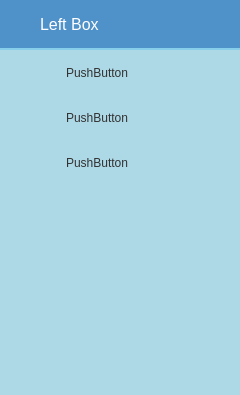
        <widget class="QFrame" name="extraLeftBox">
         <property name="minimumSize">
          <size>
           <width>0</width>
           <height>0</height>
          </size>
         </property>
         <property name="maximumSize">
          <size>
           <width>0</width>
           <height>16777215</height>
          </size>
         </property>
         <property name="frameShape">
          <enum>QFrame::NoFrame</enum>
         </property>
         <property name="frameShadow">
          <enum>QFrame::Raised</enum>
         </property>
         <layout class="QVBoxLayout" name="extraColumLayout">
          <property name="spacing">
           <number>0</number>
          </property>
          <property name="leftMargin">
           <number>0</number>
          </property>
          <property name="topMargin">
           <number>0</number>
          </property>
          <property name="rightMargin">
           <number>0</number>
          </property>
          <property name="bottomMargin">
           <number>0</number>
          </property>
          <item>
           <widget class="QFrame" name="extraTopBg">
            <property name="minimumSize">
             <size>
              <width>0</width>
              <height>50</height>
             </size>
            </property>
            <property name="maximumSize">
             <size>
              <width>16777215</width>
              <height>50</height>
             </size>
            </property>
            <property name="styleSheet">
             <string notr="true">#extraTopBg{	
	background-color: rgb(79, 145, 201);
	border: none;
	border-bottom: 2px solid rgb(135, 206, 235);
}</string>
            </property>
            <property name="frameShape">
             <enum>QFrame::NoFrame</enum>
            </property>
            <property name="frameShadow">
             <enum>QFrame::Raised</enum>
            </property>
            <layout class="QVBoxLayout" name="verticalLayout_4">
             <property name="spacing">
              <number>0</number>
             </property>
             <property name="leftMargin">
              <number>0</number>
             </property>
             <property name="topMargin">
              <number>0</number>
             </property>
             <property name="rightMargin">
              <number>0</number>
             </property>
             <property name="bottomMargin">
              <number>0</number>
             </property>
             <item>
              <layout class="QGridLayout" name="extraTopLayout">
               <property name="leftMargin">
                <number>10</number>
               </property>
               <property name="rightMargin">
                <number>10</number>
               </property>
               <property name="horizontalSpacing">
                <number>10</number>
               </property>
               <property name="verticalSpacing">
                <number>0</number>
               </property>
               <item row="0" column="1">
                <widget class="QLabel" name="extraLabel">
                 <property name="minimumSize">
                  <size>
                   <width>28</width>
                   <height>38</height>
                  </size>
                 </property>
                 <property name="font">
                  <font>
                   <pointsize>12</pointsize>
                  </font>
                 </property>
                 <property name="styleSheet">
                  <string notr="true">#extraLabel {
	color: rgb(255, 255, 255);
}</string>
                 </property>
                 <property name="text">
                  <string>Left Box</string>
                 </property>
                </widget>
               </item>
               <item row="0" column="3">
                <widget class="QPushButton" name="extraCloseColumnBtn">
                 <property name="minimumSize">
                  <size>
                   <width>28</width>
                   <height>28</height>
                  </size>
                 </property>
                 <property name="maximumSize">
                  <size>
                   <width>28</width>
                   <height>28</height>
                  </size>
                 </property>
                 <property name="styleSheet">
                  <string notr="true">#extraCloseColumnBtn { 
	background-color: rgba(255, 255, 255, 0); 
	border: none;  
	border-radius: 5px; 
}
#extraCloseColumnBtn:hover { 
	background-color: rgb(196, 161, 249); 
	border-style: solid; 
	border-radius: 4px; 
}
#extraCloseColumnBtn:pressed { 
	background-color: rgb(180, 141, 238); 
	border-style: solid; 
	border-radius: 4px; 
}</string>
                 </property>
                 <property name="text">
                  <string/>
                 </property>
                 <property name="icon">
                  <iconset resource="../resources.qrc">
                   <normaloff>:/resources/closeIcon.png</normaloff>:/resources/closeIcon.png</iconset>
                 </property>
                 <property name="iconSize">
                  <size>
                   <width>20</width>
                   <height>20</height>
                  </size>
                 </property>
                 <property name="flat">
                  <bool>false</bool>
                 </property>
                </widget>
               </item>
               <item row="0" column="0">
                <widget class="QFrame" name="extraIcon">
                 <property name="minimumSize">
                  <size>
                   <width>20</width>
                   <height>0</height>
                  </size>
                 </property>
                 <property name="maximumSize">
                  <size>
                   <width>20</width>
                   <height>20</height>
                  </size>
                 </property>
                 <property name="styleSheet">
                  <string notr="true">#extraIcon {
	border-image: url(:/resources/configIcon.png) 0 0 0 0 stretch stretch;
}</string>
                 </property>
                 <property name="frameShape">
                  <enum>QFrame::NoFrame</enum>
                 </property>
                 <property name="frameShadow">
                  <enum>QFrame::Raised</enum>
                 </property>
                </widget>
               </item>
              </layout>
             </item>
            </layout>
           </widget>
          </item>
          <item>
           <widget class="QFrame" name="extraContent">
            <property name="styleSheet">
             <string notr="true">#extraContent {
	background-color: rgb(173, 216, 230);
}</string>
            </property>
            <property name="frameShape">
             <enum>QFrame::NoFrame</enum>
            </property>
            <property name="frameShadow">
             <enum>QFrame::Raised</enum>
            </property>
            <layout class="QVBoxLayout" name="verticalLayout_5">
             <property name="spacing">
              <number>0</number>
             </property>
             <property name="leftMargin">
              <number>0</number>
             </property>
             <property name="topMargin">
              <number>0</number>
             </property>
             <property name="rightMargin">
              <number>0</number>
             </property>
             <property name="bottomMargin">
              <number>0</number>
             </property>
             <item>
              <widget class="QFrame" name="extraTopMenu">
               <property name="styleSheet">
                <string notr="true">#extraTopMenu .QPushButton {
background-position: left center;
    background-repeat: no-repeat;
	border: none;
	border-left: 22px solid transparent;
	background-color:transparent;
	text-align: left;
	padding-left: 44px;
	color: rgb(50, 50, 50);
}
#extraTopMenu .QPushButton:hover {
	background-color: rgb(79, 145, 201);
}
#extraTopMenu .QPushButton:pressed {	
	background-color: rgb(66, 123, 170);
}</string>
               </property>
               <property name="frameShape">
                <enum>QFrame::NoFrame</enum>
               </property>
               <property name="frameShadow">
                <enum>QFrame::Raised</enum>
               </property>
               <layout class="QVBoxLayout" name="verticalLayout_3">
                <property name="spacing">
                 <number>0</number>
                </property>
                <property name="leftMargin">
                 <number>0</number>
                </property>
                <property name="topMargin">
                 <number>0</number>
                </property>
                <property name="rightMargin">
                 <number>0</number>
                </property>
                <property name="bottomMargin">
                 <number>0</number>
                </property>
                <item>
                 <widget class="QPushButton" name="pushButton">
                  <property name="minimumSize">
                   <size>
                    <width>0</width>
                    <height>45</height>
                   </size>
                  </property>
                  <property name="styleSheet">
                   <string notr="true">background-image: url(:/resources/layersIcon.png)</string>
                  </property>
                  <property name="text">
                   <string>PushButton</string>
                  </property>
                 </widget>
                </item>
                <item>
                 <widget class="QPushButton" name="pushButton_2">
                  <property name="minimumSize">
                   <size>
                    <width>0</width>
                    <height>45</height>
                   </size>
                  </property>
                  <property name="styleSheet">
                   <string notr="true">background-image: url(:/resources/layersIcon.png)</string>
                  </property>
                  <property name="text">
                   <string>PushButton</string>
                  </property>
                 </widget>
                </item>
                <item>
                 <widget class="QPushButton" name="pushButton_3">
                  <property name="minimumSize">
                   <size>
                    <width>0</width>
                    <height>45</height>
                   </size>
                  </property>
                  <property name="styleSheet">
                   <string notr="true">background-image: url(:/resources/layersIcon.png)</string>
                  </property>
                  <property name="text">
                   <string>PushButton</string>
                  </property>
                  <property name="iconSize">
                   <size>
                    <width>8</width>
                    <height>8</height>
                   </size>
                  </property>
                 </widget>
                </item>
               </layout>
              </widget>
             </item>
             <item>
              <widget class="QFrame" name="extraCenter">
               <property name="frameShape">
                <enum>QFrame::NoFrame</enum>
               </property>
               <property name="frameShadow">
                <enum>QFrame::Raised</enum>
               </property>
               <layout class="QVBoxLayout" name="verticalLayout_6">
                <property name="spacing">
                 <number>9</number>
                </property>
                <property name="leftMargin">
                 <number>9</number>
                </property>
                <property name="topMargin">
                 <number>9</number>
                </property>
                <property name="rightMargin">
                 <number>9</number>
                </property>
                <property name="bottomMargin">
                 <number>9</number>
                </property>
                <item>
                 <widget class="QTextEdit" name="textEdit">
                  <property name="minimumSize">
                   <size>
                    <width>222</width>
                    <height>0</height>
                   </size>
                  </property>
                  <property name="styleSheet">
                   <string notr="true">background: transparent;</string>
                  </property>
                  <property name="frameShape">
                   <enum>QFrame::NoFrame</enum>
                  </property>
                  <property name="lineWrapMode">
                   <enum>QTextEdit::WidgetWidth</enum>
                  </property>
                  <property name="readOnly">
                   <bool>true</bool>
                  </property>
                  <property name="html">
                   <string>&lt;!DOCTYPE HTML PUBLIC &quot;-//W3C//DTD HTML 4.0//EN&quot; &quot;http://www.w3.org/TR/REC-html40/strict.dtd&quot;&gt;
&lt;html&gt;&lt;head&gt;&lt;meta name=&quot;qrichtext&quot; content=&quot;1&quot; /&gt;&lt;meta charset=&quot;utf-8&quot; /&gt;&lt;style type=&quot;text/css&quot;&gt;
p, li { white-space: pre-wrap; }
hr { height: 1px; border-width: 0; }
li.unchecked::marker { content: &quot;\2610&quot;; }
li.checked::marker { content: &quot;\2612&quot;; }
&lt;/style&gt;&lt;/head&gt;&lt;body style=&quot; font-family:'Sans Serif'; font-size:9pt; font-weight:400; font-style:normal;&quot;&gt;
&lt;p align=&quot;center&quot; style=&quot;-qt-paragraph-type:empty; margin-top:12px; margin-bottom:12px; margin-left:0px; margin-right:0px; -qt-block-indent:0; text-indent:0px;&quot;&gt;&lt;br /&gt;&lt;/p&gt;&lt;/body&gt;&lt;/html&gt;</string>
                  </property>
                 </widget>
                </item>
               </layout>
              </widget>
             </item>
            </layout>
           </widget>
          </item>
         </layout>
        </widget>
